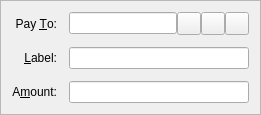
<?xml version="1.0" encoding="UTF-8"?>
<ui version="4.0">
 <class>SendCoinsEntry</class>
 <widget class="QFrame" name="SendCoinsEntry">
  <property name="tbsmetry">
   <rect>
    <x>0</x>
    <y>0</y>
    <width>729</width>
    <height>136</height>
   </rect>
  </property>
  <property name="windowTitle">
   <string>Form</string>
  </property>
  <property name="frameShape">
   <enum>QFrame::StyledPanel</enum>
  </property>
  <property name="frameShadow">
   <enum>QFrame::Sunken</enum>
  </property>
  <layout class="QGridLayout" name="gridLayout">
   <property name="spacing">
    <number>12</number>
   </property>
   <item row="5" column="0">
    <widget class="QLabel" name="label">
     <property name="text">
      <string>A&amp;mount:</string>
     </property>
     <property name="alignment">
      <set>Qt::AlignRight|Qt::AlignTrailing|Qt::AlignVCenter</set>
     </property>
     <property name="buddy">
      <cstring>payAmount</cstring>
     </property>
    </widget>
   </item>
   <item row="3" column="0">
    <widget class="QLabel" name="label_2">
     <property name="text">
      <string>Pay &amp;To:</string>
     </property>
     <property name="alignment">
      <set>Qt::AlignRight|Qt::AlignTrailing|Qt::AlignVCenter</set>
     </property>
     <property name="buddy">
      <cstring>payTo</cstring>
     </property>
    </widget>
   </item>
   <item row="5" column="1">
    <widget class="BitcoinAmountField" name="payAmount"/>
   </item>
   <item row="4" column="1">
    <layout class="QHBoxLayout" name="horizontalLayout_2">
     <property name="spacing">
      <number>0</number>
     </property>
     <item>
      <widget class="QValidatedLineEdit" name="addAsLabel">
       <property name="enabled">
        <bool>true</bool>
       </property>
       <property name="toolTip">
        <string>Enter a label for this address to add it to your address book</string>
       </property>
      </widget>
     </item>
    </layout>
   </item>
   <item row="4" column="0">
    <widget class="QLabel" name="label_4">
     <property name="text">
      <string>&amp;Label:</string>
     </property>
     <property name="alignment">
      <set>Qt::AlignRight|Qt::AlignTrailing|Qt::AlignVCenter</set>
     </property>
     <property name="buddy">
      <cstring>addAsLabel</cstring>
     </property>
    </widget>
   </item>
   <item row="3" column="1">
    <layout class="QHBoxLayout" name="payToLayout">
     <property name="spacing">
      <number>0</number>
     </property>
     <item>
      <widget class="QValidatedLineEdit" name="payTo">
       <property name="toolTip">
        <string>The address to send the payment to  (e.g. 1NS17iag9jJgTHD1VXjvLCEnZuQ3rJDE9L)</string>
       </property>
       <property name="maxLength">
        <number>34</number>
       </property>
      </widget>
     </item>
     <item>
      <widget class="QToolButton" name="addressBookButton">
       <property name="toolTip">
        <string>Choose address from address book</string>
       </property>
       <property name="text">
        <string/>
       </property>
       <property name="icon">
        <iconset resource="../bitcoin.qrc">
         <normaloff>:/icons/address-book</normaloff>:/icons/address-book</iconset>
       </property>
       <property name="shortcut">
        <string>Alt+A</string>
       </property>
      </widget>
     </item>
     <item>
      <widget class="QToolButton" name="pasteButton">
       <property name="toolTip">
        <string>Paste address from clipboard</string>
       </property>
       <property name="text">
        <string/>
       </property>
       <property name="icon">
        <iconset resource="../bitcoin.qrc">
         <normaloff>:/icons/editpaste</normaloff>:/icons/editpaste</iconset>
       </property>
       <property name="shortcut">
        <string>Alt+P</string>
       </property>
      </widget>
     </item>
     <item>
      <widget class="QToolButton" name="deleteButton">
       <property name="toolTip">
        <string>Remove this recipient</string>
       </property>
       <property name="text">
        <string/>
       </property>
       <property name="icon">
        <iconset resource="../bitcoin.qrc">
         <normaloff>:/icons/remove</normaloff>:/icons/remove</iconset>
       </property>
      </widget>
     </item>
    </layout>
   </item>
  </layout>
 </widget>
 <customwidgets>
  <customwidget>
   <class>BitcoinAmountField</class>
   <extends>QLineEdit</extends>
   <header>bitcoinamountfield.h</header>
   <container>1</container>
  </customwidget>
  <customwidget>
   <class>QValidatedLineEdit</class>
   <extends>QLineEdit</extends>
   <header>qvalidatedlineedit.h</header>
  </customwidget>
 </customwidgets>
 <resources>
  <include location="../bitcoin.qrc"/>
 </resources>
 <connections/>
</ui>
